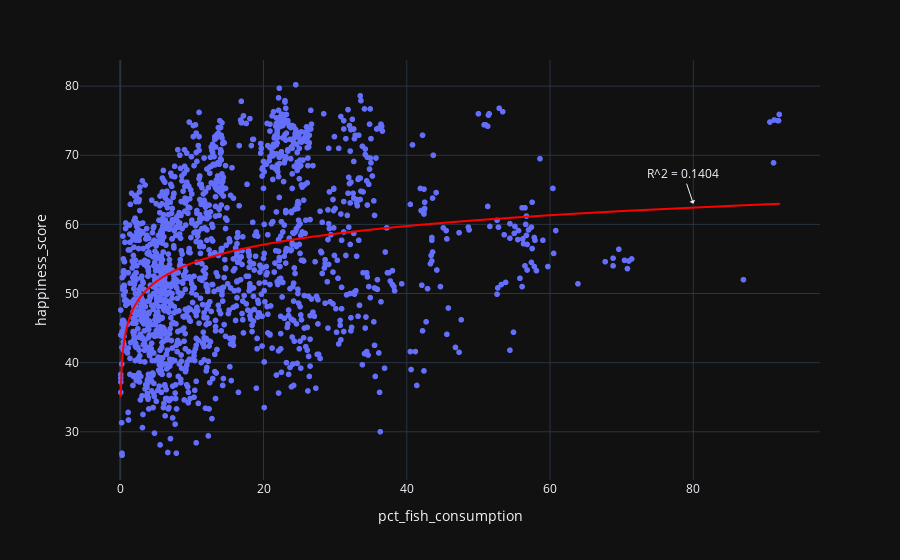

Notebook source saved alongside this figure:
### Code cell
# plot happiness_score against pct_fish_consumption
fig = px.scatter(happy_fish_merged,
                 x='pct_fish_consumption',
                 y='happiness_score',
                #  log_x=True,
                #  color='country',
                 hover_data = ['country', 'year', 'happiness_score', 'pct_fish_consumption'],
                 template='plotly_dark',
                 trendline='ols',
                 trendline_options=dict(log_x=True),
                 trendline_color_override='red'
                 )
# fig.update_xaxes(range=[0, 100])
# fig.update_yaxes(range=[0, 100])

# for trace in fig.data:
#     trace.visible = 'legendonly'

# Add annotation
fig.add_annotation(
    x=80, y=63,
    text=f"R^2 = {round(lm.rsquared, 4)}",
    showarrow=True,
    arrowhead=1
)


fig.show()

### Figure 1 — Plotly figure (JSON) as saved in the notebook; plotly's stock layout.template omitted (floating-point values rounded to 4 significant figures; data arrays with more than 128 entries replaced by an {"elided": "..."} marker saying what was removed)
{"data": [{"customdata": {"elided": "1609x2 str values"}, "hovertemplate": "pct_fish_consumption=%{x}<br>happiness_score=%{y}<br>country=%{customdata[0]}<br>year=%{customdata[1]}<extra></extra>", "legendgroup": "", "marker": {"color": "#636efa", "symbol": "circle"}, "mode": "markers", "name": "", "showlegend": false, "type": "scattergl", "x": {"elided": "1609 float values"}, "xaxis": "x", "y": {"elided": "1609 float values"}, "yaxis": "y"}, {"hovertemplate": "<b>OLS trendline</b><br>happiness_score = 8.91725 * log10(pct_fish_consumption) + 45.4684<br>R<sup>2</sup>=0.140396<br><br>pct_fish_consumption=%{x}<br>happiness_score=%{y} <b>(trend)</b><extra></extra>", "legendgroup": "", "line": {"color": "red"}, "marker": {"color": "#636efa", "symbol": "circle"}, "mode": "lines", "name": "", "showlegend": false, "type": "scattergl", "x": {"elided": "1609 float values"}, "xaxis": "x", "y": {"elided": "1609 float values"}, "yaxis": "y"}], "layout": {"annotations": [{"arrowhead": 1, "showarrow": true, "text": "R^2 = 0.1404", "x": 80, "y": 63}], "legend": {"tracegroupgap": 0}, "margin": {"t": 60}, "xaxis": {"anchor": "y", "domain": [0, 1], "title": {"text": "pct_fish_consumption"}}, "yaxis": {"anchor": "x", "domain": [0, 1], "title": {"text": "happiness_score"}}}}
